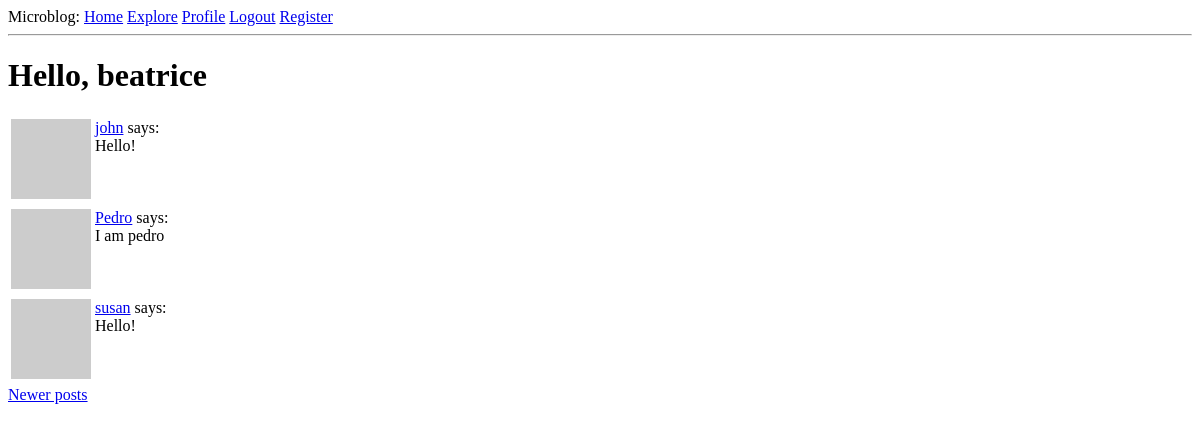
Before: /explore?page=2 (signed in) with the older database file.
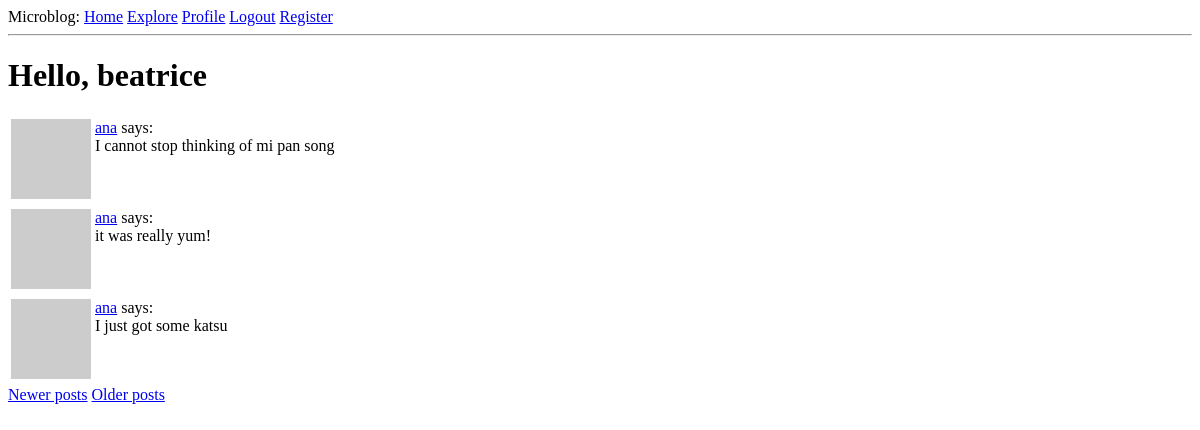
After: the same page with the newer database file.
### app/models.py (models this page shows, shortened)
class Post(db.Model):
    id = db.Column(db.Integer, primary_key=True)
    body = db.Column(db.String(140))
    timestamp = db.Column(db.DateTime, index=True, default=datetime.utcnow)
    user_id = db.Column(db.Integer, db.ForeignKey('user.id'))

class User(UserMixin, db.Model):
    id = db.Column(db.Integer, primary_key=True)
    username = db.Column(db.String(64), index=True, unique=True)
    email = db.Column(db.String(120), index=True, unique=True)
    password_hash = db.Column(db.String(128))
    posts = db.relationship('Post', backref='author', lazy='dynamic')
    about_me = db.Column(db.String(140))
    last_seen = db.Column(db.DateTime, default=datetime.utcnow)
    followed = db.relationship(
        'User', secondary=followers,
        primaryjoin=(followers.c.follower_id == id),
        secondaryjoin=(followers.c.followed_id == id),
        backref=db.backref('followers', lazy='dynamic'), lazy='dynamic')
    def avatar(self, size):
        digest = md5(self.email.lower().encode('utf-8')).hexdigest()
        return 'https://www.gravatar.com/avatar/{}?d=identicon&s={}'.format(
            digest, size)

### app/routes.py (the view)
@app.route('/explore')
@login_required
def explore():
    page = request.args.get('page', 1, type=int)
    posts = Post.query.order_by(Post.timestamp.desc()).paginate(page, app.config['POSTS_PER_PAGE'], False)
    next_url = url_for('explore', page=posts.next_num) if posts.has_next else None
    prev_url = url_for('explore', page=posts.prev_num) if posts.has_prev else None
    return render_template('index.html', title='Explore', posts=posts.items, next_url=next_url, prev_url=prev_url)

### app/models.py (called while the page is built)
@login.user_loader
def load_user(id):
    return User.query.get(int(id))

### app/routes.py (called while the page is built)
@app.before_request
def before_request():
    if current_user.is_authenticated:
        current_user.last_seen = datetime.utcnow()
        db.session.commit()

### app/templates/index.html (shortened to what this page needs)
{% extends "base.html" %} {% block content %}
<h1>Hello, {{ current_user.username }}</h1>
 {% for post in posts %} {% include '_post.html' %} {% endfor %} {%
if prev_url %}
<a href="{{ prev_url }}">Newer posts</a>
{% endif %} {% if next_url %}
<a href="{{ next_url }}">Older posts</a>
{% endif %} {% endblock %}

### app/templates/_post.html
<table>
  <tr valign="top">
    <td><img src="{{ post.author.avatar(36) }}" /></td>
    <td>
      <a href="{{ url_for('user', username=post.author.username) }}"
        >{{ post.author.username }}</a
      >
      says: <br />{{ post.body }}
    </td>
  </tr>
</table>

Changed rows visible on the page:
no longer on this page (row unchanged): Post: author.username "john", body "Hello!"
no longer on this page (row unchanged): Post: author.username "Pedro", body "I am pedro"
no longer on this page (row unchanged): Post: author.username "susan", body "Hello!"
added Post: author.username "ana", body "I cannot stop thinking of mi pan song"
added Post: author.username "ana", body "it was really yum!"
added Post: author.username "ana", body "I just got some katsu"
Other visible differences:
text now shown: "Older posts"
